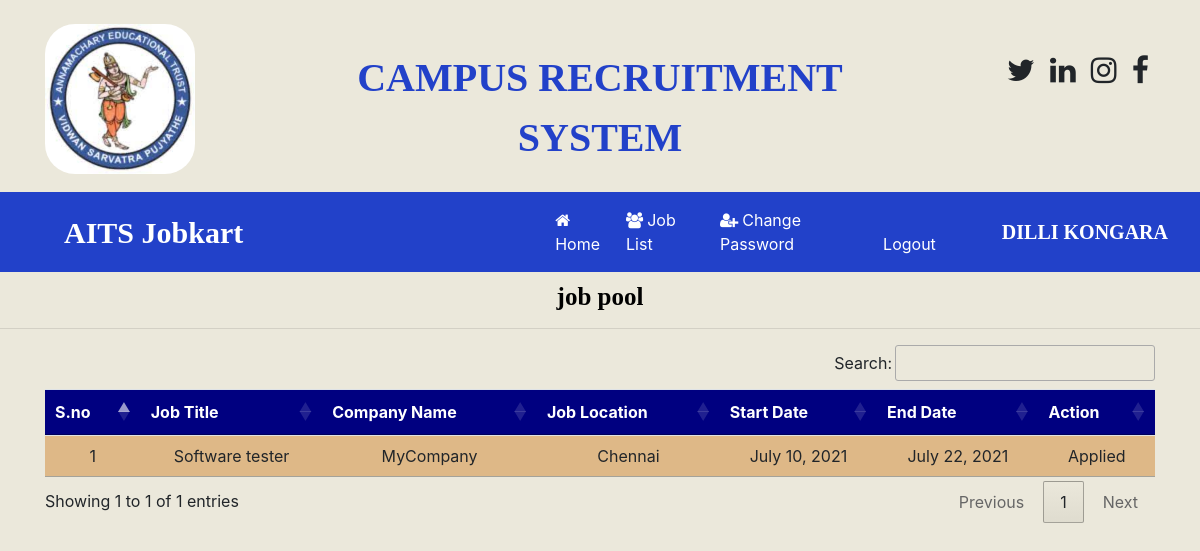
Screenshot of /user_joblist/ (signed in) with the database file from the repository.
### OnlinejobportalApp/models.py (models this page shows, shortened)
class Job(models.Model):
	recruiter =models.ForeignKey(Recruiter,on_delete=models.CASCADE)
	start_date = models.DateField()
	end_date = models.DateField()
	title =models.CharField(max_length=100)
	salary = models.FloatField(null=True)
	image = models.FileField()
	description = models.CharField(max_length=300)
	experience = models.CharField(max_length=50)
	location = models.CharField(max_length=100)
	skills = models.CharField(max_length=100)
	creationdate = models.DateField()
	company = models.CharField(max_length=100)

class Recruiter(models.Model):
	user =models.ForeignKey(User,on_delete=models.CASCADE)
	mobile = models.CharField(max_length=10,null=True)
	image= models.FileField(null=True)
	gender=models.CharField(max_length=10,null=True)
	company = models.CharField(max_length=100,null=True)
	type = models.CharField(max_length=10,null=True)
	status = models.CharField(max_length=20,null=True)

### OnlinejobportalApp/views.py (the view)
# urls.py: path('user_joblist/',views.user_joblist,name="user_joblist"),
def user_joblist(request):
	if not request.user.is_authenticated:
		return redirect('user_login')
	job = Job.objects.all().order_by('-start_date')
	student = StudentUser.objects.get(user=request.user)
	data = Apply.objects.filter(student=student)
	li = []
	for i in data:
		li.append(i.job.id)
	d={'job':job,'li':li}
	return render(request,'html/user_joblist.html',d)

### OnlinejobportalApp/templates/html/user_joblist.html (shortened to what this page needs)
{% load static %}
{% block body %}
{% include 'html/user_navigation.html' %}
<h4 class="marquee">
	job pool
</h4>
<hr>
<div class="container">
<table class="table table-hover" id="example">
	<thead>
		<tr style = "background-color: #000080;color:white">
			<th>S.no</th>
			<th>Job Title</th>
			<th>Company Name</th>
			<th>Job Location</th>
			<th>Start Date</th>
			<th>End Date</th>
			<th>Action</th>
		</tr>
	</thead>
	<tbody>
		{% for i in job %}
		<tr style = "background-color: #DEB887">
			<td>{{forloop.counter}}</td>
			<td>{{i.title}}</td>
			<td>{{i.recruiter.company}}</td>
			<td>{{i.location}}</td>
			<td>{{i.start_date}}</td>
			<td>{{i.end_date}}</td>
			{% if i.id in li %}
			<td>Applied</td>
			{% else %}
            <td><a href="{% url 'job_detail' i.id %}" class="btn btn-success btn-sm " >View</a>|| <a href="{% url 'apply_job' i.id %}" class="btn btn-primary">Apply For Job</a>
            	{% endif %}
		</tr>
		{% endfor %}
	</tbody>
</table>
</div>
{% endblock %}

### OnlinejobportalApp/templates/html/user_navigation.html (shortened to what this page needs)
<!DOCTYPE html>
<html>
<head>
	{% load static %}
  <link rel="stylesheet" href="https://maxcdn.bootstrapcdn.com/bootstrap/4.5.2/css/bootstrap.min.css">
  <link rel="stylesheet" href="https://cdnjs.cloudflare.com/ajax/libs/font-awesome/4.7.0/css/font-awesome.min.css">
<link rel="stylesheet" href="https://cdnjs.cloudflare.com/ajax/libs/font-awesome/4.7.0/css/font-awesome.min.css">
<link rel ="stylesheet" href="https://cdn.datatables.net/1.10.24/css/jquery.dataTables.min.css">
<link rel ="stylesheet" href= "https://cdn.datatables.net/buttons/1.7.0/css/buttons.dataTables.min.css">
</head>
<body>
<div class="container">
	<div class="row">
		<div class="col-sm-3 mt-4">
			<img class="logoimage"src="{% static 'images/aitslogo.jpeg' %}" style="width:150px; height:100px text-align=center ; border-radius: 30px; ">
		</div>
		<div class="col-sm-6 mt-5 text-center">
			<span style="font-weight: bold ;text-align:center; font-size: 40px; font-family: times">
					<span class="heading">CAMPUS RECRUITMENT SYSTEM</span>
				</span>
		</div>
		<div class="col-sm-3 mt-5" style="padding-left: 10%">
			<span style="font-weight: bold; font-size: 30px">
				<span><i class="fa fa-twitter pl-2"></i></span>
				<span><i class="fa fa-linkedin pl-2"></i></span>
				<span><i class="fa fa-instagram pl-2"></i></span>
				<span><i class="fa fa-facebook pl-2"></i></span>
			</span>
		</div>
	</div>
</div>
<nav class="navbar navbar-expand-sm" style="background-color: #2241c9">
	<a class="navbar-brand text-white pl-5 font-weight-bold" style="font-family: 'Algerian'; font-size: 30px ">AITS Jobkart</a>
	<ul class="navbar-nav">
		<li class="nav-item">
			<a class="nav-link" href=" {% url 'user_home' %}" style="margin-left: 288px"><i class="fa fa-home mr-1"></i>Home</a>
		</li>
		<li class="nav-item">
			<a class="nav-link" href="{% url 'user_joblist' %}"><i class="fa fa-users mr-1"></i>Job List</a>
		</li>
		<li class="nav-item">
			<a class="nav-link" href="{% url 'change_passworduser' %}"><i class="fa fa-user-plus mr-1"></i>Change Password</a>
		</li>
		<li class="nav-item">
			<a class="nav-link" href="{%url 'Logout' %}">Logout</a>
		</li>
	</ul>
	<a class="navbar-brand text-white pl-5 font-weight-bold" style="font-family: 'Algerian'; font-size: 20px ">{{request.user.first_name}} {{request.user.last_name}}</a>
</nav>
</body>
</html>

### OnlinejobportalApp/templates/html/user_navigation.html (style rules this page uses)
.nav-link { color:white !important; margin-right: 10px; }
body { background-color: #EBE8DB; }
.heading { color:#2241c9 ; }
.logoimage { margin-bottom: 18px; }

### OnlinejobportalApp/templates/html/user_joblist.html (style rules this page uses)
.marquee { font-family: Algerian; font-size: 25px; color: rgb(0, 0, 0); font-weight: bold; text-align: center; margin: 10px; }
tr { text-align: center; }

### rows the page displays
Job: title "Software tester", recruiter.company "MyCompany", location "Chennai", start_date "July 10, 2021", end_date "July 22, 2021", shows "Applied"

### other values shown
{{ request.user.first_name }} "DILLI"
{{ request.user.last_name }} "KONGARA"
